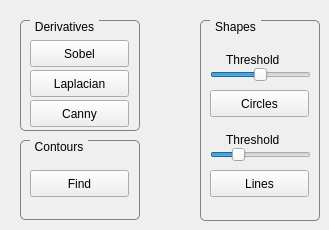
    <widget class="QWidget" name="tab_4">
     <attribute name="title">
      <string>Edges</string>
     </attribute>
     <widget class="QGroupBox" name="groupBox_deriv">
      <property name="geometry">
       <rect>
        <x>20</x>
        <y>20</y>
        <width>120</width>
        <height>111</height>
       </rect>
      </property>
      <property name="styleSheet">
       <string notr="true">QGroupBox {
    border: 1px solid gray;
    border-radius: 5px;
    margin-top: 0.5em;
}

QGroupBox::title {
    subcontrol-origin: margin;
    left: 10px;
    padding: 0 3px 0 3px;
}</string>
      </property>
      <property name="title">
       <string>Derivatives</string>
      </property>
      <widget class="QPushButton" name="pushButton_sobel">
       <property name="geometry">
        <rect>
         <x>10</x>
         <y>20</y>
         <width>99</width>
         <height>27</height>
        </rect>
       </property>
       <property name="text">
        <string>Sobel</string>
       </property>
      </widget>
      <widget class="QPushButton" name="pushButton_lapl">
       <property name="geometry">
        <rect>
         <x>10</x>
         <y>50</y>
         <width>99</width>
         <height>27</height>
        </rect>
       </property>
       <property name="text">
        <string>Laplacian</string>
       </property>
      </widget>
      <widget class="QPushButton" name="pushButton_canny">
       <property name="geometry">
        <rect>
         <x>10</x>
         <y>80</y>
         <width>99</width>
         <height>27</height>
        </rect>
       </property>
       <property name="text">
        <string>Canny</string>
       </property>
      </widget>
     </widget>
     <widget class="QGroupBox" name="groupBox_shapes">
      <property name="geometry">
       <rect>
        <x>200</x>
        <y>20</y>
        <width>120</width>
        <height>201</height>
       </rect>
      </property>
      <property name="styleSheet">
       <string notr="true">QGroupBox {
    border: 1px solid gray;
    border-radius: 5px;
    margin-top: 0.5em;
}

QGroupBox::title {
    subcontrol-origin: margin;
    left: 10px;
    padding: 0 3px 0 3px;
}</string>
      </property>
      <property name="title">
       <string>Shapes</string>
      </property>
      <widget class="QPushButton" name="pushButton_circles">
       <property name="geometry">
        <rect>
         <x>10</x>
         <y>70</y>
         <width>99</width>
         <height>27</height>
        </rect>
       </property>
       <property name="text">
        <string>Circles</string>
       </property>
      </widget>
      <widget class="QPushButton" name="pushButton_lines">
       <property name="geometry">
        <rect>
         <x>10</x>
         <y>150</y>
         <width>99</width>
         <height>27</height>
        </rect>
       </property>
       <property name="text">
        <string>Lines</string>
       </property>
      </widget>
      <widget class="QSlider" name="horizontalSlider_circleThresh">
       <property name="geometry">
        <rect>
         <x>10</x>
         <y>40</y>
         <width>101</width>
         <height>29</height>
        </rect>
       </property>
       <property name="minimum">
        <number>1</number>
       </property>
       <property name="maximum">
        <number>200</number>
       </property>
       <property name="value">
        <number>100</number>
       </property>
       <property name="orientation">
        <enum>Qt::Horizontal</enum>
       </property>
      </widget>
      <widget class="QLabel" name="label_circleThresh">
       <property name="geometry">
        <rect>
         <x>26</x>
         <y>30</y>
         <width>71</width>
         <height>20</height>
        </rect>
       </property>
       <property name="text">
        <string>Threshold</string>
       </property>
      </widget>
      <widget class="QSlider" name="horizontalSlider_lineThresh">
       <property name="geometry">
        <rect>
         <x>10</x>
         <y>120</y>
         <width>101</width>
         <height>29</height>
        </rect>
       </property>
       <property name="minimum">
        <number>1</number>
       </property>
       <property name="maximum">
        <number>400</number>
       </property>
       <property name="value">
        <number>100</number>
       </property>
       <property name="orientation">
        <enum>Qt::Horizontal</enum>
       </property>
      </widget>
      <widget class="QLabel" name="label_lineThresh">
       <property name="geometry">
        <rect>
         <x>26</x>
         <y>110</y>
         <width>71</width>
         <height>20</height>
        </rect>
       </property>
       <property name="text">
        <string>Threshold</string>
       </property>
      </widget>
     </widget>
     <widget class="QGroupBox" name="groupBox_contours">
      <property name="geometry">
       <rect>
        <x>20</x>
        <y>140</y>
        <width>120</width>
        <height>80</height>
       </rect>
      </property>
      <property name="styleSheet">
       <string notr="true">QGroupBox {
    border: 1px solid gray;
    border-radius: 5px;
    margin-top: 0.5em;
}

QGroupBox::title {
    subcontrol-origin: margin;
    left: 10px;
    padding: 0 3px 0 3px;
}</string>
      </property>
      <property name="title">
       <string>Contours</string>
      </property>
      <widget class="QPushButton" name="pushButton_contours">
       <property name="geometry">
        <rect>
         <x>10</x>
         <y>30</y>
         <width>99</width>
         <height>27</height>
        </rect>
       </property>
       <property name="text">
        <string>Find</string>
       </property>
      </widget>
     </widget>
    </widget>
